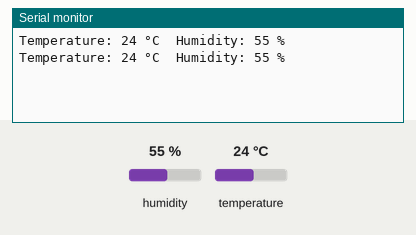
Recording of a sketch running on a simulated Arduino Uno, built with avr-gcc and run on an emulated ATmega328P. Shown: the last lines printed to the serial monitor. The test bench sets the inputs (shaded band); at power-on: humidity 55 %, temperature 24 °C.

Above: at 5.3 s.
5.4 s: humidity set to 22 %
At 8.7 s:
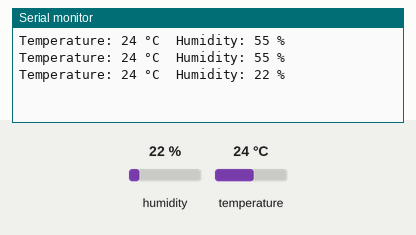
9.0 s: temperature set to 12 °C
At 11.6 s:
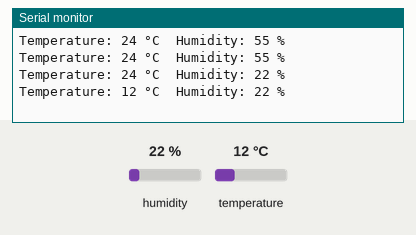
12.6 s: humidity set to 40 %
At 13.2 s:
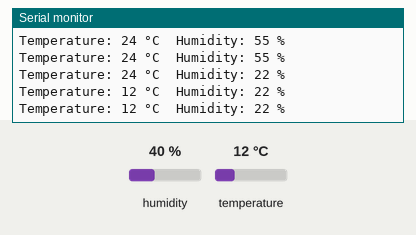
Timing chart, 0 to 15.6 s (numbered marks = the images above; inputs shaded):
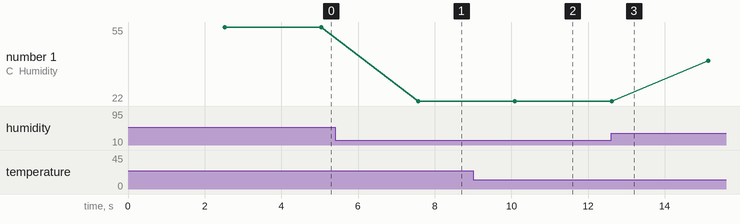

The sketch:

sensor_dht11.ino
```cpp
// sensor : DHT11
// library : DHT11 by Dhruba Saha (ver 2.1.0)
// pin assign : S-D4, V-5V, G-GND

#include <DHT11.h>

#define DHTPIN 4

DHT11 dht11(DHTPIN);

void setup()
{
  Serial.begin(9600); // 시리얼 통신 속도를 9600
}

void loop()
{
  delay(2000);

  int temperature = 0;
  int humidity = 0;

  int result = dht11.readTemperatureHumidity(temperature, humidity);

  if (!result)
  {
      Serial.print("Temperature: ");
      Serial.print(temperature);
      Serial.print(" °C\tHumidity: ");
      Serial.print(humidity);
      Serial.println(" %");
  }
  else
  {
      Serial.println(DHT11::getErrorString(result));
  }
}
```

Measured:
- after the input at 5.4 s, the serial monitor: prints a new line after 2.2 s (image 1)
- after the input at 9.0 s, the serial monitor: prints a new line after 1.1 s (image 2)
- plotted number 1: 55 → 22 after the input at 5.4 s, 22 → 40 after the input at 12.6 s
